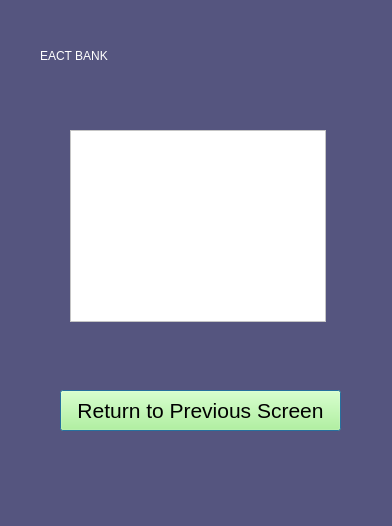
<?xml version="1.0" encoding="UTF-8"?>
<ui version="4.0">
 <class>Dialog</class>
 <widget class="QDialog" name="Dialog">
  <property name="geometry">
   <rect>
    <x>0</x>
    <y>0</y>
    <width>392</width>
    <height>526</height>
   </rect>
  </property>
  <property name="windowTitle">
   <string>EATC BANK DISPLAY PAGE</string>
  </property>
  <property name="styleSheet">
   <string notr="true">background-color: rgb(85, 85, 127);</string>
  </property>
  <widget class="QPushButton" name="previousscreenacccount">
   <property name="geometry">
    <rect>
     <x>60</x>
     <y>390</y>
     <width>281</width>
     <height>41</height>
    </rect>
   </property>
   <property name="font">
    <font>
     <family>MS Shell Dlg 2</family>
     <pointsize>16</pointsize>
     <weight>9</weight>
     <italic>false</italic>
     <bold>false</bold>
    </font>
   </property>
   <property name="styleSheet">
    <string notr="true">background-color: rgb(170, 255, 127);
font: 75 16pt &quot;MS Shell Dlg 2&quot;;
color: rgb(0, 0, 0);</string>
   </property>
   <property name="text">
    <string>Return to Previous Screen</string>
   </property>
  </widget>
  <widget class="QTextBrowser" name="displayaacountscreen">
   <property name="geometry">
    <rect>
     <x>70</x>
     <y>130</y>
     <width>256</width>
     <height>192</height>
    </rect>
   </property>
   <property name="styleSheet">
    <string notr="true">background-color: rgb(255, 255, 255);
color: rgb(0, 0, 0);
font: 75 14pt &quot;MS Shell Dlg 2&quot;;</string>
   </property>
  </widget>
  <widget class="QLabel" name="label_6">
   <property name="geometry">
    <rect>
     <x>40</x>
     <y>30</y>
     <width>321</width>
     <height>51</height>
    </rect>
   </property>
   <property name="styleSheet">
    <string notr="true">color: rgb(255, 255, 255);
font: 26pt &quot;Matura MT Script Capitals&quot;;</string>
   </property>
   <property name="text">
    <string>EACT BANK</string>
   </property>
  </widget>
 </widget>
 <resources/>
 <connections/>
</ui>
